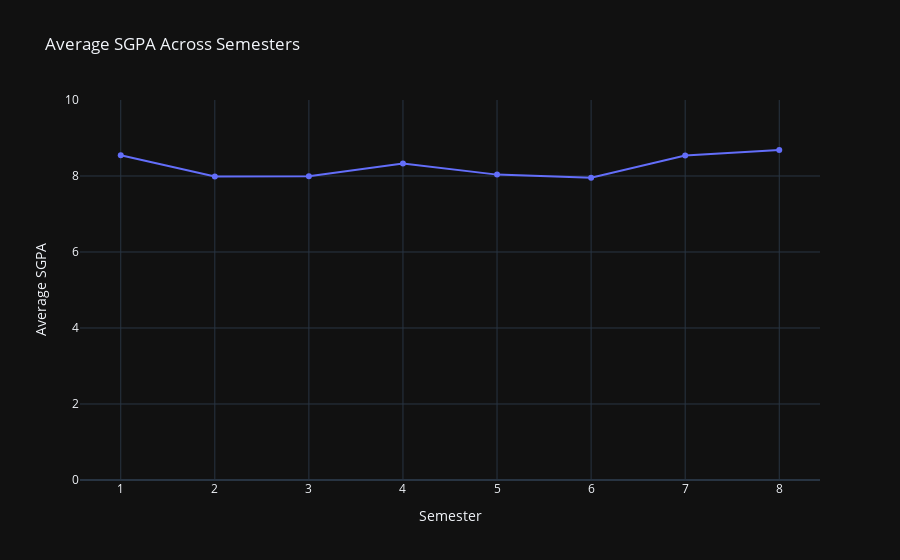

Here is the notebook cell this chart was saved with:
### Code cell
# Calculate average SGPA for each semester
sgpa_columns = [col for col in sgpa.columns if col.startswith('sgpa_')]
avg_sgpa = {}

for col in sgpa_columns:
    # Extract semester number from column name (e.g., 'sgpa_1' -> '1')
    semester = col.split('_')[1]
    # Calculate average SGPA for this semester
    avg_sgpa[semester] = sgpa[col].mean()

# Convert to DataFrame for plotting
avg_sgpa_df = pd.DataFrame({
    'semester': list(avg_sgpa.keys()),
    'average_sgpa': list(avg_sgpa.values())
})

# Sort by semester number
avg_sgpa_df['semester'] = avg_sgpa_df['semester'].astype(int)
avg_sgpa_df = avg_sgpa_df.sort_values('semester')

# Plot average SGPA across semesters
import plotly.express as px

fig = px.line(avg_sgpa_df, x='semester', y='average_sgpa',
              title='Average SGPA Across Semesters',
              markers=True,
              labels={
                  'semester': 'Semester',
                  'average_sgpa': 'Average SGPA'
              })

fig.update_yaxes(range=[0, 10])
fig.update_xaxes(tickmode='linear')
fig.show()

### Figure 1 — Plotly figure (JSON) as saved in the notebook; plotly's stock layout.template omitted (floating-point values rounded to 4 significant figures)
{"data": [{"hovertemplate": "Semester=%{x}<br>Average SGPA=%{y}<extra></extra>", "legendgroup": "", "line": {"color": "#636efa", "dash": "solid"}, "marker": {"symbol": "circle"}, "mode": "lines+markers", "name": "", "orientation": "v", "showlegend": false, "x": [1, 2, 3, 4, 5, 6, 7, 8], "xaxis": "x", "y": [8.546, 7.986, 7.993, 8.33, 8.036, 7.957, 8.541, 8.686], "yaxis": "y", "type": "scatter"}], "layout": {"xaxis": {"anchor": "y", "domain": [0.0, 1.0], "title": {"text": "Semester"}, "tickmode": "linear"}, "yaxis": {"anchor": "x", "domain": [0.0, 1.0], "title": {"text": "Average SGPA"}, "range": [0, 10]}, "legend": {"tracegroupgap": 0}, "title": {"text": "Average SGPA Across Semesters"}}}
